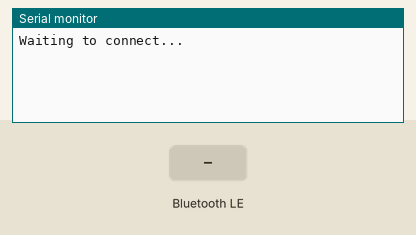
Recording of a sketch running on a simulated ESP32. On the bench: the last lines printed to the serial monitor. The test bench sets the inputs (shaded band). Nothing arrives over Bluetooth unless stated; a phone connects over Bluetooth LE 3 s after start.

Above: at 1.2 s.
1.3 s: Bluetooth LE write "1" received
At 2.5 s:
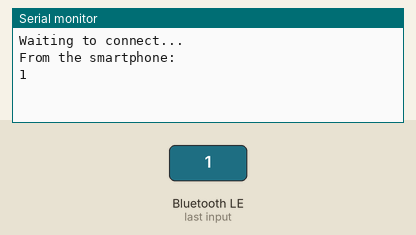
2.8 s: Bluetooth LE write "0" received
At 3.8 s:
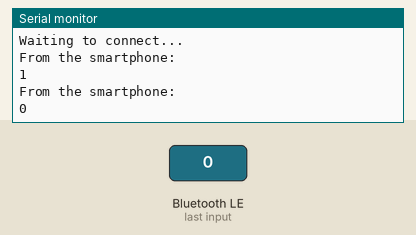
4.3 s: Bluetooth LE write "2" received
At 4.9 s:
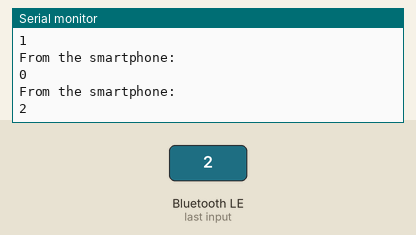

The sketch:

first-try-connection.ino
```cpp
#include <BLEDevice.h>
#include <BLEServer.h>
#include <BLEUtils.h>
#include <BLE2902.h>

BLECharacteristic *pCharacteristicTX;
bool deviceConnected = false;

#define SERVICE_UUID        "12345678-1234-1234-1234-123456789abc"
#define CHARACTERISTIC_RX   "abcd"  // телефон -> ESP32
#define CHARACTERISTIC_TX   "efgh"  // ESP32 -> телефон

class MyCallbacks: public BLECharacteristicCallbacks {
  void onWrite(BLECharacteristic *pCharacteristic) {
    String value = pCharacteristic->getValue();

    if (value.length() > 0) {
      Serial.println("From the smartphone:");
      Serial.println(value);
    }
  }
};

class MyServerCallbacks: public BLEServerCallbacks {
  void onConnect(BLEServer* pServer) {
    deviceConnected = true;
  };

  void onDisconnect(BLEServer* pServer) {
    deviceConnected = false;
  }
};

void setup() {
  Serial.begin(115200);

  BLEDevice::init("FeelSinc");
  BLEServer *pServer = BLEDevice::createServer();
  pServer->setCallbacks(new MyServerCallbacks());

  BLEService *pService = pServer->createService(SERVICE_UUID);

  // RX (получаване)
  BLECharacteristic *pCharacteristicRX = pService->createCharacteristic(
                       CHARACTERISTIC_RX,
                       BLECharacteristic::PROPERTY_WRITE
                     );
  pCharacteristicRX->setCallbacks(new MyCallbacks());

  // TX (изпращане)
  pCharacteristicTX = pService->createCharacteristic(
                       CHARACTERISTIC_TX,
                       BLECharacteristic::PROPERTY_NOTIFY
                     );
  pCharacteristicTX->addDescriptor(new BLE2902());

  pService->start();
  pServer->getAdvertising()->start();

  Serial.println("Waiting to connect...");
}

void loop() {
  if (deviceConnected) {
    String data = "Bachka!";
    pCharacteristicTX->setValue(data.c_str());
    pCharacteristicTX->notify();
    delay(2000);
  }
}
```

Measured:
- after the input at 1.3 s, the serial monitor: prints a new line after 0.05 s (image 1)
- after the input at 2.8 s, the serial monitor: prints a new line after 0.05 s (image 2)
- after the input at 4.3 s, the serial monitor: prints a new line after 0.05 s (image 3)
